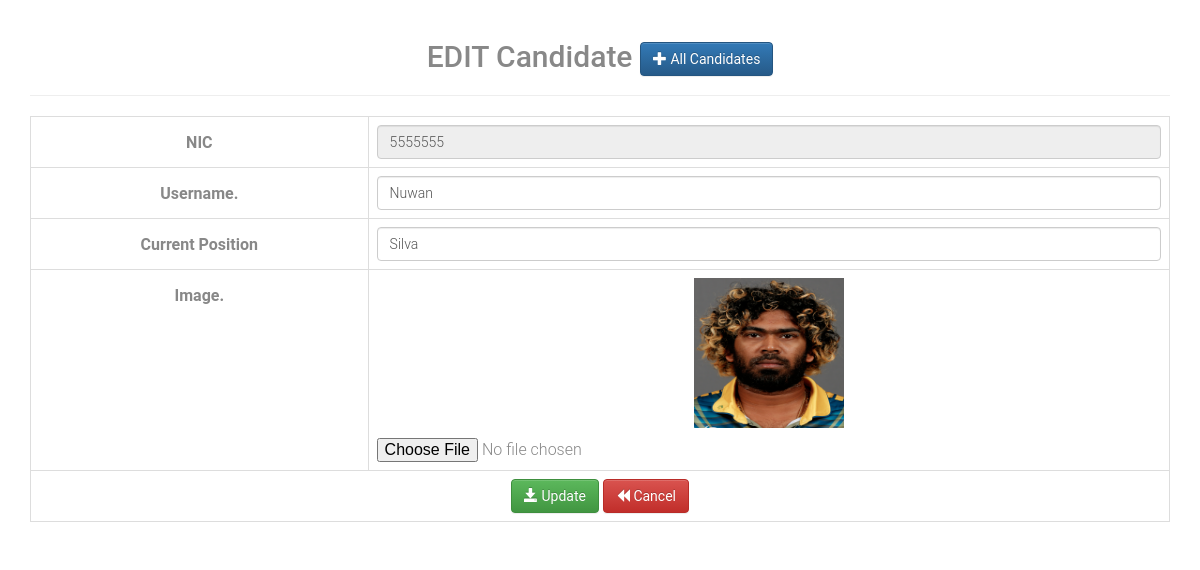
The app's page /bit_secure/admin_sub_page_candidate/editform.php?edit_id=5555555 with its own data.
### tables this page shows
CREATE TABLE `candi` (
  `nic` varchar(20) NOT NULL,
  `name` varchar(50) NOT NULL,
  `cur_position` varchar(50) NOT NULL,
  `file` varchar(200) NOT NULL
);

### bit_secure/admin_sub_page_candidate/editform.php (the view, shortened to what this page needs)
<?php
	require_once 'dbconfig.php';
	if(isset($_GET['edit_id']) && !empty($_GET['edit_id']))
	{
		$id = $_GET['edit_id'];
		$stmt_edit = $DB_con->prepare("SELECT * FROM candi WHERE nic ='$id'");
		$stmt_edit->execute(array(':nic'=>$nic));
		$edit_row = $stmt_edit->fetch(PDO::FETCH_ASSOC);
		extract($edit_row);
	}
	else
	{
		header("Location: index.php");
	}
				?>
<!DOCTYPE html PUBLIC "-//W3C//DTD XHTML 1.0 Transitional//EN" "http://www.w3.org/TR/xhtml1/DTD/xhtml1-transitional.dtd">
<html xmlns="http://www.w3.org/1999/xhtml">
<head>
<link rel="stylesheet" href="bootstrap/css/bootstrap.min.css">
<link rel="stylesheet" href="bootstrap/css/bootstrap-theme.min.css">
<link rel="stylesheet" href="style.css">
</head>
<body>
<div class="container">
	<div class="page-header">
    	<h1 class="h2">EDIT Candidate <a class="btn btn-primary" href="index.php"> <span class="glyphicon glyphicon-plus"></span> All Candidates </a></h1>
    </div>
<form method="post" enctype="multipart/form-data" class="form-horizontal">
	<table class="table table-bordered table-responsive">
    <tr>
    	<td><label class="control-label">NIC</label></td>
        <td><input class="form-control" type="text" name="nic" value="<?php echo $nic; ?>"  readonly /></td>
    </tr>
    <tr>
    	<td><label class="control-label">Username.</label></td>
        <td><input class="form-control" type="text" name="name" value="<?php echo $name; ?>" required /></td>
    </tr>
    <tr>
    	<td><label class="control-label">Current Position</label></td>
        <td><input class="form-control" type="text" name="cur_position" value="<?php echo $cur_position; ?>" required /></td>
    </tr>
    <tr>
    	<td><label class="control-label">Image.</label></td>
        <td>
        	<p><img src="user_images/<?php echo $file; ?>" height="150" width="150" /></p>
        	<input class="input-group" type="file" name="file" accept="image/*" />
        </td>
    </tr>
    <tr>
        <td colspan="2"><button type="submit" name="btn_save_updates" class="btn btn-success">
        <span class="glyphicon glyphicon-save"></span> Update
        </button>
        <a class="btn btn-danger" href="index.php"> <span class="glyphicon glyphicon-backward"></span> Cancel </a>
        </td>
    </tr>
    </table>
</form>
</div>
</body>
</html>

### bit_secure/voter_app/assets/css/style.css (style rules this page uses)
body { font-family: 'Roboto', sans-serif; font-size: 16px; font-weight: 300; color: #888; line-height: 30px; text-align: center; }
a, a:hover, a:focus { color: #de615e; text-decoration: none; -o-transition: all .3s; -moz-transition: all .3s; -webkit-transition: all .3s; -ms-transition: all .3s; transition: all .3s; }
h1, h2 { margin-top: 10px; font-size: 38px; font-weight: 100; color: #555; line-height: 50px; }
img { max-width: 100%; }

### records on screen
candi: nic "5555555", name "Nuwan", cur_position "Silva", file (picture)
